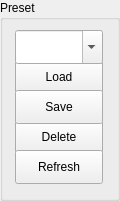
  <widget class="QGroupBox" name="widget_GroupBox_in_MainDialog_is_Preset">
   <property name="geometry">
    <rect>
     <x>0</x>
     <y>500</y>
     <width>120</width>
     <height>201</height>
    </rect>
   </property>
   <property name="title">
    <string>Preset</string>
   </property>
   <widget class="QPushButton" name="widget_PushButton_in_MainDialog_Preset_is_Delete">
    <property name="geometry">
     <rect>
      <x>15</x>
      <y>120</y>
      <width>88</width>
      <height>34</height>
     </rect>
    </property>
    <property name="text">
     <string>Delete</string>
    </property>
   </widget>
   <widget class="QPushButton" name="widget_PushButton_in_MainDialog_Preset_is_Load">
    <property name="geometry">
     <rect>
      <x>15</x>
      <y>60</y>
      <width>88</width>
      <height>34</height>
     </rect>
    </property>
    <property name="text">
     <string>Load</string>
    </property>
   </widget>
   <widget class="QComboBox" name="widget_ComboBox_in_MainDialog_Preset_is_Preset">
    <property name="geometry">
     <rect>
      <x>15</x>
      <y>30</y>
      <width>88</width>
      <height>34</height>
     </rect>
    </property>
    <property name="layoutDirection">
     <enum>Qt::LeftToRight</enum>
    </property>
    <property name="editable">
     <bool>true</bool>
    </property>
   </widget>
   <widget class="QPushButton" name="widget_PushButton_in_MainDialog_Preset_is_Save">
    <property name="geometry">
     <rect>
      <x>15</x>
      <y>90</y>
      <width>88</width>
      <height>34</height>
     </rect>
    </property>
    <property name="text">
     <string>Save</string>
    </property>
   </widget>
   <widget class="QPushButton" name="widget_PushButton_in_MainDialog_Preset_is_Refresh">
    <property name="geometry">
     <rect>
      <x>15</x>
      <y>150</y>
      <width>88</width>
      <height>34</height>
     </rect>
    </property>
    <property name="text">
     <string>Refresh</string>
    </property>
   </widget>
  </widget>
